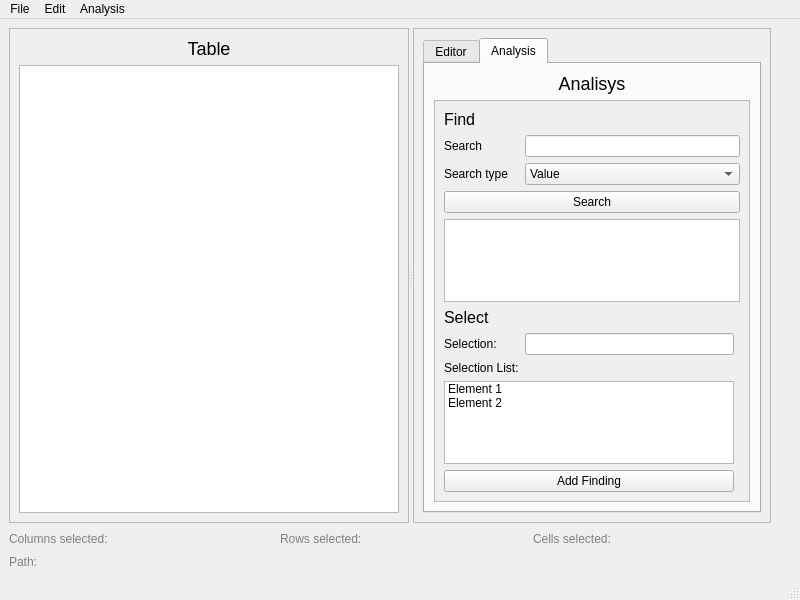
<?xml version="1.0" encoding="UTF-8"?>
<ui version="4.0">
 <class>MainWindow</class>
 <widget class="QMainWindow" name="MainWindow">
  <property name="geometry">
   <rect>
    <x>0</x>
    <y>0</y>
    <width>800</width>
    <height>600</height>
   </rect>
  </property>
  <property name="sizePolicy">
   <sizepolicy hsizetype="Preferred" vsizetype="Preferred">
    <horstretch>0</horstretch>
    <verstretch>0</verstretch>
   </sizepolicy>
  </property>
  <property name="minimumSize">
   <size>
    <width>800</width>
    <height>600</height>
   </size>
  </property>
  <property name="windowTitle">
   <string>Table-Wizard</string>
  </property>
  <widget class="QWidget" name="centralwidget">
   <property name="cursor">
    <cursorShape>IBeamCursor</cursorShape>
   </property>
   <property name="styleSheet">
    <string notr="true"/>
   </property>
   <layout class="QHBoxLayout" name="horizontalLayout_2">
    <item>
     <layout class="QGridLayout" name="central_grid_layout">
      <item row="1" column="0">
       <layout class="QGridLayout" name="bottom_grid_layout">
        <property name="sizeConstraint">
         <enum>QLayout::SetDefaultConstraint</enum>
        </property>
        <item row="0" column="1">
         <spacer name="horizontalSpacer_2">
          <property name="orientation">
           <enum>Qt::Horizontal</enum>
          </property>
          <property name="sizeHint" stdset="0">
           <size>
            <width>40</width>
            <height>20</height>
           </size>
          </property>
         </spacer>
        </item>
        <item row="0" column="2">
         <widget class="QLabel" name="rows_selected_label">
          <property name="styleSheet">
           <string notr="true">color:gray</string>
          </property>
          <property name="text">
           <string>Rows selected:</string>
          </property>
         </widget>
        </item>
        <item row="0" column="4">
         <widget class="QLabel" name="cells_selected_label">
          <property name="styleSheet">
           <string notr="true">color:gray</string>
          </property>
          <property name="text">
           <string>Cells selected:</string>
          </property>
         </widget>
        </item>
        <item row="0" column="5">
         <spacer name="horizontalSpacer_4">
          <property name="orientation">
           <enum>Qt::Horizontal</enum>
          </property>
          <property name="sizeHint" stdset="0">
           <size>
            <width>40</width>
            <height>20</height>
           </size>
          </property>
         </spacer>
        </item>
        <item row="0" column="0">
         <widget class="QLabel" name="columns_selected_label">
          <property name="styleSheet">
           <string notr="true">color:gray</string>
          </property>
          <property name="text">
           <string>Columns selected:</string>
          </property>
         </widget>
        </item>
        <item row="0" column="3">
         <spacer name="horizontalSpacer_3">
          <property name="orientation">
           <enum>Qt::Horizontal</enum>
          </property>
          <property name="sizeHint" stdset="0">
           <size>
            <width>40</width>
            <height>20</height>
           </size>
          </property>
         </spacer>
        </item>
        <item row="1" column="0" colspan="5">
         <widget class="QLabel" name="path_label">
          <property name="styleSheet">
           <string notr="true">color:gray</string>
          </property>
          <property name="text">
           <string>Path:</string>
          </property>
         </widget>
        </item>
       </layout>
      </item>
      <item row="0" column="0">
       <widget class="QSplitter" name="splitter">
        <property name="orientation">
         <enum>Qt::Horizontal</enum>
        </property>
        <widget class="QFrame" name="table_frame">
         <property name="minimumSize">
          <size>
           <width>400</width>
           <height>0</height>
          </size>
         </property>
         <property name="frameShape">
          <enum>QFrame::StyledPanel</enum>
         </property>
         <property name="frameShadow">
          <enum>QFrame::Raised</enum>
         </property>
         <layout class="QGridLayout" name="gridLayout">
          <item row="1" column="0">
           <widget class="QTableWidget" name="table_widget"/>
          </item>
          <item row="0" column="0">
           <widget class="QLabel" name="table_label">
            <property name="styleSheet">
             <string notr="true">font-size:18px;</string>
            </property>
            <property name="text">
             <string>Table</string>
            </property>
            <property name="alignment">
             <set>Qt::AlignCenter</set>
            </property>
           </widget>
          </item>
         </layout>
        </widget>
        <widget class="QFrame" name="tools_frame">
         <property name="minimumSize">
          <size>
           <width>200</width>
           <height>0</height>
          </size>
         </property>
         <property name="frameShape">
          <enum>QFrame::StyledPanel</enum>
         </property>
         <property name="frameShadow">
          <enum>QFrame::Raised</enum>
         </property>
         <layout class="QVBoxLayout" name="verticalLayout_3">
          <item>
           <widget class="QTabWidget" name="tabWidget">
            <property name="styleSheet">
             <string notr="true"/>
            </property>
            <property name="currentIndex">
             <number>1</number>
            </property>
            <widget class="QWidget" name="editor_tab">
             <property name="cursor">
              <cursorShape>ArrowCursor</cursorShape>
             </property>
             <property name="styleSheet">
              <string notr="true"/>
             </property>
             <attribute name="title">
              <string>Editor</string>
             </attribute>
             <layout class="QVBoxLayout" name="verticalLayout">
              <item>
               <widget class="QLabel" name="editor_label">
                <property name="styleSheet">
                 <string notr="true">font-size:18px;</string>
                </property>
                <property name="text">
                 <string>Editor</string>
                </property>
                <property name="textFormat">
                 <enum>Qt::AutoText</enum>
                </property>
                <property name="alignment">
                 <set>Qt::AlignCenter</set>
                </property>
               </widget>
              </item>
              <item>
               <widget class="QScrollArea" name="editor_tools_scroll_area">
                <property name="styleSheet">
                 <string notr="true"/>
                </property>
                <property name="widgetResizable">
                 <bool>true</bool>
                </property>
                <widget class="QWidget" name="editor_tools_widget">
                 <property name="geometry">
                  <rect>
                   <x>0</x>
                   <y>0</y>
                   <width>303</width>
                   <height>398</height>
                  </rect>
                 </property>
                 <layout class="QGridLayout" name="gridLayout_2">
                  <item row="7" column="0" colspan="2">
                   <widget class="QPushButton" name="insert_column_button">
                    <property name="text">
                     <string>Insert column</string>
                    </property>
                   </widget>
                  </item>
                  <item row="3" column="0">
                   <widget class="QLabel" name="editor_tools_edit_label">
                    <property name="styleSheet">
                     <string notr="true">font-size:16px</string>
                    </property>
                    <property name="text">
                     <string>Edit table</string>
                    </property>
                   </widget>
                  </item>
                  <item row="1" column="0">
                   <widget class="QLabel" name="selection_label">
                    <property name="text">
                     <string>Selection</string>
                    </property>
                   </widget>
                  </item>
                  <item row="2" column="0">
                   <widget class="QLabel" name="value_label">
                    <property name="text">
                     <string>Value</string>
                    </property>
                   </widget>
                  </item>
                  <item row="12" column="0" colspan="2">
                   <widget class="QPushButton" name="order_columns_button">
                    <property name="text">
                     <string>Order columns</string>
                    </property>
                   </widget>
                  </item>
                  <item row="6" column="0" colspan="2">
                   <widget class="QPushButton" name="insert_row_button">
                    <property name="text">
                     <string>Insert row</string>
                    </property>
                   </widget>
                  </item>
                  <item row="8" column="0" colspan="2">
                   <widget class="QPushButton" name="delete_row_button">
                    <property name="text">
                     <string>Delete row</string>
                    </property>
                   </widget>
                  </item>
                  <item row="4" column="0" colspan="2">
                   <widget class="QPushButton" name="add_row_button">
                    <property name="text">
                     <string>Add row</string>
                    </property>
                    <property name="checkable">
                     <bool>false</bool>
                    </property>
                   </widget>
                  </item>
                  <item row="2" column="1">
                   <widget class="QLineEdit" name="value_edit">
                    <property name="styleSheet">
                     <string notr="true"/>
                    </property>
                    <property name="text">
                     <string/>
                    </property>
                   </widget>
                  </item>
                  <item row="5" column="0" colspan="2">
                   <widget class="QPushButton" name="add_column_button">
                    <property name="text">
                     <string>Add column</string>
                    </property>
                   </widget>
                  </item>
                  <item row="10" column="0">
                   <widget class="QLabel" name="editor_tools_order_label">
                    <property name="styleSheet">
                     <string notr="true">font-size:16px;</string>
                    </property>
                    <property name="text">
                     <string>Order</string>
                    </property>
                   </widget>
                  </item>
                  <item row="0" column="0" colspan="2">
                   <widget class="QLabel" name="label">
                    <property name="styleSheet">
                     <string notr="true">font-size:16px</string>
                    </property>
                    <property name="text">
                     <string>Edit Selection</string>
                    </property>
                   </widget>
                  </item>
                  <item row="1" column="1">
                   <widget class="QLineEdit" name="selection_edit">
                    <property name="styleSheet">
                     <string notr="true">color: gray</string>
                    </property>
                    <property name="text">
                     <string>None</string>
                    </property>
                    <property name="readOnly">
                     <bool>true</bool>
                    </property>
                   </widget>
                  </item>
                  <item row="9" column="0" colspan="2">
                   <widget class="QPushButton" name="delete_column_button">
                    <property name="text">
                     <string>Delete column</string>
                    </property>
                   </widget>
                  </item>
                  <item row="11" column="0" colspan="2">
                   <widget class="QPushButton" name="order_rows_button">
                    <property name="text">
                     <string>Order rows</string>
                    </property>
                   </widget>
                  </item>
                  <item row="14" column="0">
                   <spacer name="verticalSpacer">
                    <property name="orientation">
                     <enum>Qt::Vertical</enum>
                    </property>
                    <property name="sizeHint" stdset="0">
                     <size>
                      <width>20</width>
                      <height>40</height>
                     </size>
                    </property>
                   </spacer>
                  </item>
                 </layout>
                </widget>
               </widget>
              </item>
             </layout>
            </widget>
            <widget class="QWidget" name="analysis_tab">
             <attribute name="title">
              <string>Analysis</string>
             </attribute>
             <layout class="QVBoxLayout" name="verticalLayout_4">
              <item>
               <widget class="QLabel" name="analysis_label">
                <property name="styleSheet">
                 <string notr="true">font-size:18px;</string>
                </property>
                <property name="text">
                 <string>Analisys</string>
                </property>
                <property name="alignment">
                 <set>Qt::AlignCenter</set>
                </property>
               </widget>
              </item>
              <item>
               <widget class="QScrollArea" name="scrollArea">
                <property name="widgetResizable">
                 <bool>true</bool>
                </property>
                <widget class="QWidget" name="analysis_tools_scroll_area">
                 <property name="geometry">
                  <rect>
                   <x>0</x>
                   <y>0</y>
                   <width>303</width>
                   <height>398</height>
                  </rect>
                 </property>
                 <layout class="QGridLayout" name="gridLayout_4">
                  <item row="12" column="0" colspan="3">
                   <spacer name="verticalSpacer_3">
                    <property name="orientation">
                     <enum>Qt::Vertical</enum>
                    </property>
                    <property name="sizeHint" stdset="0">
                     <size>
                      <width>20</width>
                      <height>40</height>
                     </size>
                    </property>
                   </spacer>
                  </item>
                  <item row="4" column="0" colspan="3">
                   <widget class="QTextBrowser" name="textBrowser"/>
                  </item>
                  <item row="1" column="1" colspan="2">
                   <widget class="QLineEdit" name="lineEdit"/>
                  </item>
                  <item row="2" column="0">
                   <widget class="QLabel" name="label_4">
                    <property name="text">
                     <string>Search type</string>
                    </property>
                   </widget>
                  </item>
                  <item row="2" column="1" colspan="2">
                   <widget class="QComboBox" name="comboBox">
                    <property name="styleSheet">
                     <string notr="true"/>
                    </property>
                    <item>
                     <property name="text">
                      <string>Value</string>
                     </property>
                    </item>
                    <item>
                     <property name="text">
                      <string>Function</string>
                     </property>
                    </item>
                   </widget>
                  </item>
                  <item row="0" column="0" colspan="3">
                   <widget class="QLabel" name="label_2">
                    <property name="styleSheet">
                     <string notr="true">font-size:16px;</string>
                    </property>
                    <property name="text">
                     <string>Find</string>
                    </property>
                   </widget>
                  </item>
                  <item row="3" column="0" colspan="3">
                   <widget class="QPushButton" name="pushButton">
                    <property name="text">
                     <string>Search</string>
                    </property>
                   </widget>
                  </item>
                  <item row="1" column="0">
                   <widget class="QLabel" name="label_3">
                    <property name="text">
                     <string>Search</string>
                    </property>
                   </widget>
                  </item>
                  <item row="5" column="0">
                   <widget class="QLabel" name="label_5">
                    <property name="styleSheet">
                     <string notr="true">font-size:16px;</string>
                    </property>
                    <property name="text">
                     <string>Select</string>
                    </property>
                   </widget>
                  </item>
                  <item row="7" column="1">
                   <widget class="QLineEdit" name="lineEdit_2"/>
                  </item>
                  <item row="7" column="0">
                   <widget class="QLabel" name="label_7">
                    <property name="text">
                     <string>Selection:</string>
                    </property>
                   </widget>
                  </item>
                  <item row="8" column="0">
                   <widget class="QLabel" name="label_6">
                    <property name="text">
                     <string>Selection List:</string>
                    </property>
                   </widget>
                  </item>
                  <item row="9" column="0" colspan="2">
                   <widget class="QListWidget" name="listWidget">
                    <item>
                     <property name="text">
                      <string>Element 1</string>
                     </property>
                    </item>
                    <item>
                     <property name="text">
                      <string>Element 2</string>
                     </property>
                    </item>
                   </widget>
                  </item>
                  <item row="11" column="0" colspan="2">
                   <widget class="QPushButton" name="pushButton_2">
                    <property name="text">
                     <string>Add Finding</string>
                    </property>
                   </widget>
                  </item>
                 </layout>
                </widget>
               </widget>
              </item>
             </layout>
            </widget>
           </widget>
          </item>
         </layout>
        </widget>
       </widget>
      </item>
      <item row="0" column="1">
       <spacer name="verticalSpacer_2">
        <property name="orientation">
         <enum>Qt::Vertical</enum>
        </property>
        <property name="sizeHint" stdset="0">
         <size>
          <width>20</width>
          <height>40</height>
         </size>
        </property>
       </spacer>
      </item>
     </layout>
    </item>
   </layout>
  </widget>
  <widget class="QMenuBar" name="menubar">
   <property name="geometry">
    <rect>
     <x>0</x>
     <y>0</y>
     <width>800</width>
     <height>21</height>
    </rect>
   </property>
   <widget class="QMenu" name="menu_file">
    <property name="title">
     <string>File</string>
    </property>
    <widget class="QMenu" name="menuSave_as">
     <property name="title">
      <string>Save as</string>
     </property>
     <addaction name="action_TXT"/>
     <addaction name="actionCSV"/>
    </widget>
    <addaction name="separator"/>
    <addaction name="action_new"/>
    <addaction name="action_open"/>
    <addaction name="separator"/>
    <addaction name="action_save"/>
    <addaction name="menuSave_as"/>
   </widget>
   <widget class="QMenu" name="menu_edit">
    <property name="title">
     <string>Edit</string>
    </property>
    <addaction name="action_add_row"/>
    <addaction name="action_add_column"/>
    <addaction name="action_insert_row"/>
    <addaction name="action_insert_column"/>
    <addaction name="action_delete_row"/>
    <addaction name="action_delete_column"/>
    <addaction name="separator"/>
    <addaction name="action_order_rows"/>
    <addaction name="action_order_columns"/>
   </widget>
   <widget class="QMenu" name="menu_analysis">
    <property name="title">
     <string>Analysis</string>
    </property>
   </widget>
   <addaction name="menu_file"/>
   <addaction name="menu_edit"/>
   <addaction name="menu_analysis"/>
  </widget>
  <widget class="QStatusBar" name="statusbar"/>
  <action name="action_new">
   <property name="text">
    <string>New</string>
   </property>
  </action>
  <action name="action_open">
   <property name="text">
    <string>Open</string>
   </property>
  </action>
  <action name="action_save">
   <property name="text">
    <string>Save</string>
   </property>
  </action>
  <action name="action_add_column">
   <property name="text">
    <string>Add column</string>
   </property>
  </action>
  <action name="action_add_row">
   <property name="text">
    <string>Add row</string>
   </property>
  </action>
  <action name="action_insert_column">
   <property name="text">
    <string>Insert column</string>
   </property>
  </action>
  <action name="action_insert_row">
   <property name="text">
    <string>Insert row</string>
   </property>
  </action>
  <action name="action_delete_column">
   <property name="text">
    <string>Delete column</string>
   </property>
  </action>
  <action name="action_delete_row">
   <property name="text">
    <string>Delete row</string>
   </property>
  </action>
  <action name="action_TXT">
   <property name="text">
    <string> TXT</string>
   </property>
  </action>
  <action name="actionCSV">
   <property name="text">
    <string>CSV</string>
   </property>
  </action>
  <action name="action_order_rows">
   <property name="text">
    <string>Order rows</string>
   </property>
  </action>
  <action name="action_order_columns">
   <property name="text">
    <string>Order columns</string>
   </property>
  </action>
 </widget>
 <resources/>
 <connections/>
</ui>
